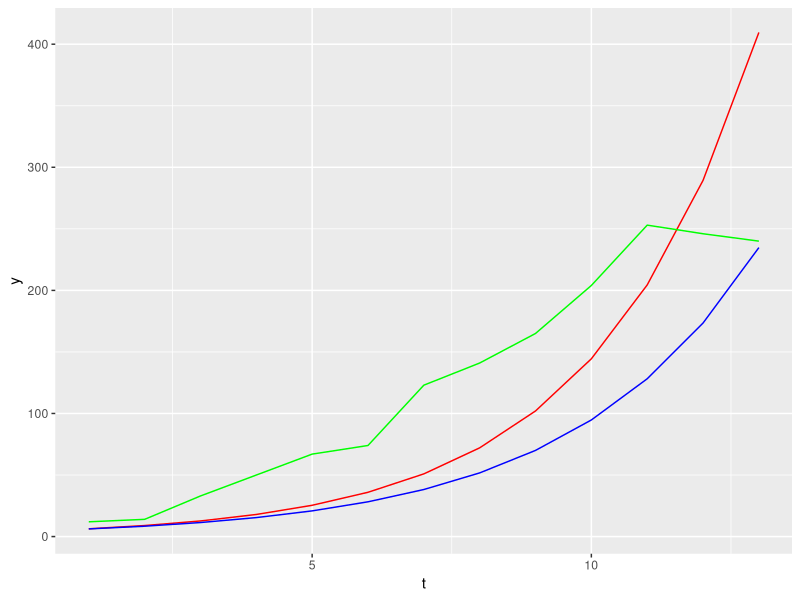

Generate this figure with R:
############# Solutions to question 5.5 #############

library(ggplot2)

t <- 1981:1993
t <- t -  1980
y <- c(12, 14, 33, 50, 67, 74, 123, 141, 165, 204, 253, 246, 240)

nll_linear <- function(theta, t, y)
{
  alpha = theta[1]
  beta = theta[2]
  return(-sum(dpois(y, alpha * exp(beta * t), log = TRUE)))
}

nll_quad <- function(theta, t, y)
{
  alpha = theta[1]
  beta = theta[2]
  return(-sum(dpois(y, alpha * exp(beta * beta * t), log = TRUE)))
}

p <- c(4, 1.35)
fit.linear <- optim(p, nll_linear, y = y, t = t)
fit.quad <- optim(p, nll_quad, y = y, t = t)

print(fit.linear$value - fit.quad$value)

# AIC
aic.l <- 2 * (-fit.linear$value - 2)
aic.q <- 2 * (-fit.quad$value - 2)

# GLRT
l <- 2 * (-fit.quad$value + fit.linear$value)
pchisq(-l, 1)

# Doesn't make sense to use GLRT - the two models are not nested, and there isn't a simple restriction on the
# parameters that we can compare.
actual <-  data.frame(t = t, y = y)
lin.pred <-
  data.frame(t = t, y = fit.linear$par[1] * exp(fit.linear$par[2] * t))
quad.pred <-
  data.frame(t = t, y = fit.quad$par[1] * exp(fit.quad$par[2] * fit.quad$par[2] * t))

ggplot() + geom_line(data = lin.pred, aes(t, y), color = "red") + geom_line(data = quad.pred, aes(t, y), color = "blue") +
  geom_line(data = actual, aes(t, y), color = "green")
